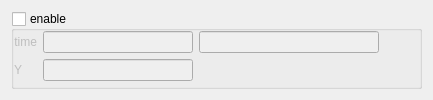
           <widget class="QWidget" name="crosshairTab">
            <attribute name="title">
             <string>crosshair</string>
            </attribute>
            <layout class="QVBoxLayout" name="verticalLayout_15">
             <item>
              <widget class="QGroupBox" name="crosshairGroup">
               <property name="enabled">
                <bool>true</bool>
               </property>
               <property name="toolTip">
                <string>enable crosshair (click in plot to drop crosshair at point)</string>
               </property>
               <property name="title">
                <string>enable</string>
               </property>
               <property name="checkable">
                <bool>true</bool>
               </property>
               <property name="checked">
                <bool>false</bool>
               </property>
               <layout class="QVBoxLayout" name="verticalLayout_13">
                <property name="leftMargin">
                 <number>0</number>
                </property>
                <property name="topMargin">
                 <number>0</number>
                </property>
                <property name="rightMargin">
                 <number>0</number>
                </property>
                <property name="bottomMargin">
                 <number>0</number>
                </property>
                <item>
                 <layout class="QFormLayout" name="formLayout_6">
                  <property name="fieldGrowthPolicy">
                   <enum>QFormLayout::AllNonFixedFieldsGrow</enum>
                  </property>
                  <item row="0" column="0">
                   <widget class="QLabel" name="label_10">
                    <property name="sizePolicy">
                     <sizepolicy hsizetype="Preferred" vsizetype="Preferred">
                      <horstretch>0</horstretch>
                      <verstretch>0</verstretch>
                     </sizepolicy>
                    </property>
                    <property name="minimumSize">
                     <size>
                      <width>0</width>
                      <height>0</height>
                     </size>
                    </property>
                    <property name="text">
                     <string>time</string>
                    </property>
                    <property name="alignment">
                     <set>Qt::AlignRight|Qt::AlignTrailing|Qt::AlignVCenter</set>
                    </property>
                   </widget>
                  </item>
                  <item row="0" column="1">
                   <layout class="QHBoxLayout" name="horizontalLayout_22">
                    <item>
                     <widget class="QLineEdit" name="crosshairGPS">
                      <property name="sizePolicy">
                       <sizepolicy hsizetype="Fixed" vsizetype="Fixed">
                        <horstretch>0</horstretch>
                        <verstretch>0</verstretch>
                       </sizepolicy>
                      </property>
                      <property name="minimumSize">
                       <size>
                        <width>150</width>
                        <height>0</height>
                       </size>
                      </property>
                      <property name="toolTip">
                       <string>crosshair time GPS</string>
                      </property>
                      <property name="readOnly">
                       <bool>true</bool>
                      </property>
                     </widget>
                    </item>
                    <item>
                     <widget class="QLineEdit" name="crosshairGreg">
                      <property name="sizePolicy">
                       <sizepolicy hsizetype="Minimum" vsizetype="Fixed">
                        <horstretch>0</horstretch>
                        <verstretch>0</verstretch>
                       </sizepolicy>
                      </property>
                      <property name="minimumSize">
                       <size>
                        <width>180</width>
                        <height>0</height>
                       </size>
                      </property>
                      <property name="toolTip">
                       <string>crosshair time Gregorian</string>
                      </property>
                      <property name="readOnly">
                       <bool>true</bool>
                      </property>
                     </widget>
                    </item>
                    <item>
                     <spacer name="horizontalSpacer_15">
                      <property name="orientation">
                       <enum>Qt::Horizontal</enum>
                      </property>
                      <property name="sizeHint" stdset="0">
                       <size>
                        <width>40</width>
                        <height>20</height>
                       </size>
                      </property>
                     </spacer>
                    </item>
                   </layout>
                  </item>
                  <item row="1" column="0">
                   <widget class="QLabel" name="label_11">
                    <property name="sizePolicy">
                     <sizepolicy hsizetype="Preferred" vsizetype="Preferred">
                      <horstretch>0</horstretch>
                      <verstretch>0</verstretch>
                     </sizepolicy>
                    </property>
                    <property name="minimumSize">
                     <size>
                      <width>0</width>
                      <height>0</height>
                     </size>
                    </property>
                    <property name="text">
                     <string>Y</string>
                    </property>
                    <property name="alignment">
                     <set>Qt::AlignRight|Qt::AlignTrailing|Qt::AlignVCenter</set>
                    </property>
                   </widget>
                  </item>
                  <item row="1" column="1">
                   <layout class="QHBoxLayout" name="horizontalLayout_23">
                    <item>
                     <widget class="QLineEdit" name="crosshairYValue">
                      <property name="sizePolicy">
                       <sizepolicy hsizetype="Fixed" vsizetype="Fixed">
                        <horstretch>0</horstretch>
                        <verstretch>0</verstretch>
                       </sizepolicy>
                      </property>
                      <property name="minimumSize">
                       <size>
                        <width>150</width>
                        <height>0</height>
                       </size>
                      </property>
                      <property name="toolTip">
                       <string>crosshair Y value</string>
                      </property>
                      <property name="readOnly">
                       <bool>true</bool>
                      </property>
                     </widget>
                    </item>
                    <item>
                     <spacer name="horizontalSpacer_16">
                      <property name="orientation">
                       <enum>Qt::Horizontal</enum>
                      </property>
                      <property name="sizeHint" stdset="0">
                       <size>
                        <width>40</width>
                        <height>20</height>
                       </size>
                      </property>
                     </spacer>
                    </item>
                   </layout>
                  </item>
                 </layout>
                </item>
               </layout>
              </widget>
             </item>
            </layout>
           </widget>
